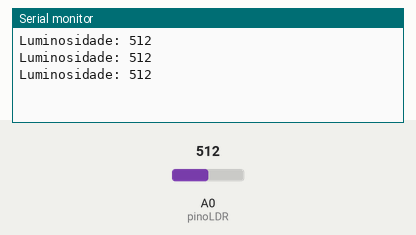
A sketch run on a simulated Arduino Uno, built with avr-gcc and run on an emulated ATmega328P. Parts: the last lines printed to the serial monitor. The test bench sets the inputs (shaded band); at power-on: A0 (pinoLDR) = 512.

Above: at 1.3 s.
1.4 s: A0 (pinoLDR) set to 716
At 1.9 s:
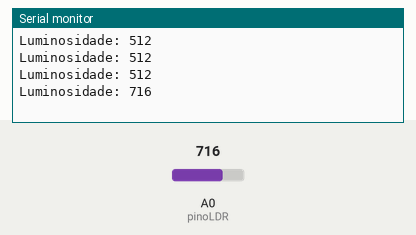
2.9 s: A0 (pinoLDR) set to 900
At 3.4 s:
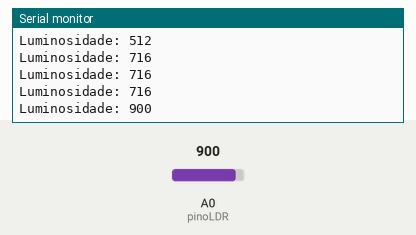
Timing chart, 0 to 5.9 s (numbered marks = the images above; inputs shaded):
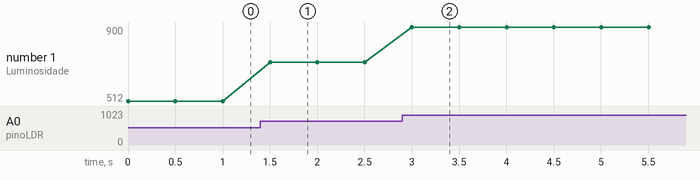

Measured:
- after the input at 1.4 s, the serial monitor: prints a new line after 0.10 s (image 1)
- after the input at 2.9 s, the serial monitor: prints a new line after 0.10 s (image 2)
- plotted number 1: 512 → 716 after the input at 1.4 s, 716 → 900 after the input at 2.9 s

The sketch:

sensor_luz.ino
```cpp
const int pinoLDR = A0; // Pino onde o LDR está conectado
int valorLDR = 0;       // Variável para armazenar a leitura

void setup() {
  Serial.begin(9600);   // Inicia a comunicação com o computador
  pinMode(pinoLDR, INPUT);
}

void loop() {
  valorLDR = analogRead(pinoLDR); // Lê o valor de 0 a 1023

  Serial.print("Luminosidade: ");
  Serial.println(valorLDR); // Mostra o valor no monitor

  delay(500); // Espera meio segundo para a próxima leitura
}
```
